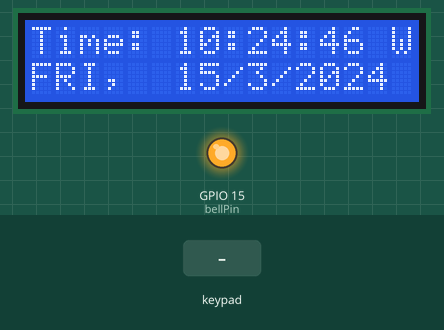
Recording of a sketch running on a simulated ESP32. Parts: 16×2 character LCD, output pins drawn as LEDs (lit = HIGH). The inputs (shaded band) are chosen by the test bench. WiFi joins after 1.5 s; servers stay silent unless stated; the local clock reads 2024-03-15 10:24:30 at power-on unless the sketch sets it; EEPROM starts erased; what the sketch prints to the serial monitor is not drawn.

Above: at 16.7 s.
16.8 s: keypad keys 1 3 1 2 1 4 2 7 * pressed 0.4 s apart
At 16.95 s:
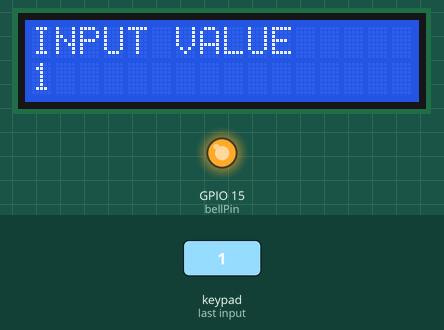
21.9 s: key 'A' pressed
At 23.2 s:
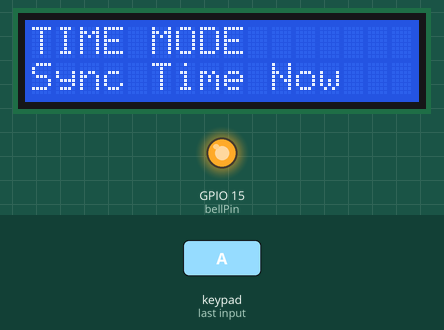
23.5 s: key '#' pressed
At 24.0 s:
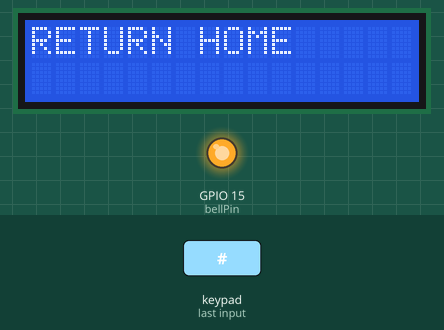
25.8 s: key 'B' pressed
At 26.7 s:
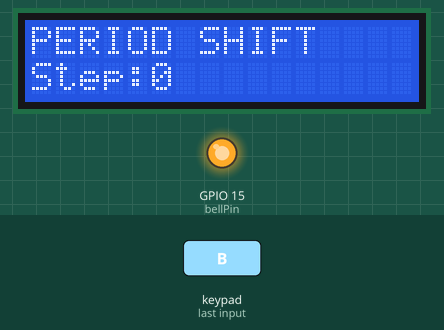
27.4 s: keypad keys 1 3 1 2 1 4 2 7 # pressed 0.4 s apart
At 29.5 s:
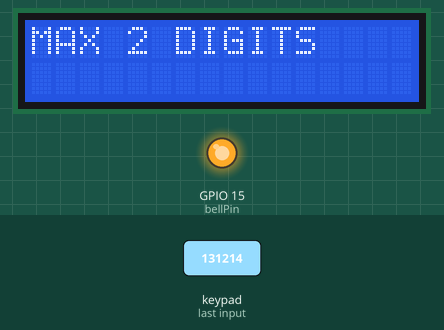
32.5 s: key 'C' pressed
At 33.2 s:
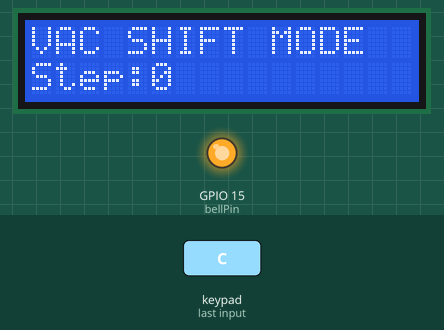
Timing chart, 0 to 35.0 s (numbered marks = the images above; inputs shaded):
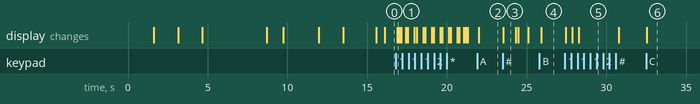

The sketch:

mhbell.ino
```cpp
#include <WiFi.h>
#include <EEPROM.h>
#include <Keypad.h>
#include <LiquidCrystal_I2C.h>
#include <time.h>

const char* ssid = "kazungu";
const char* password = "kazungu@29";

const char* ntpServer = "pool.ntp.org";
const long gmtOffset_sec = 2 * 3600;
const int daylightOffset_sec = 0;

int seconds = 0;
int hours = 0;
int month = 0;
int minute = 0;
int date = 0;
int year = 0;
int dayOfTheWeek = 0;

int bellPin = 15;
byte rows = 4;
byte cols = 4;
byte rowPins[4] = { 13, 12, 14, 27 };
byte colPins[4] = { 26, 5, 18, 19 };

char KEY[4][4] = {
  { '1', '2', '3', 'A' },
  { '4', '5', '6', 'B' },
  { '7', '8', '9', 'C' },
                                                                       { '*', '0', '#', 'D' }
};

Keypad keys(makeKeymap(KEY), rowPins, colPins, rows, cols);
LiquidCrystal_I2C lcd(0x27, 16, 2);

byte currentMode = 0;
byte periodStep = 0;
byte vacancyStep = 0;

byte periodHours[25] = {5,6,7, 7, 8, 8, 9, 10, 10, 11, 11, 12, 13, 14, 14, 15, 15, 16,17,18 ,20};
byte periodMin[25] = { 0,55,0,50, 10, 50, 30, 10, 25, 5, 55, 25, 30, 10, 50, 30, 40, 20,0,30 ,30};

byte publicHolidayMonth[19] = { 1, 1, 2, 2, 3, 4, 4, 4, 5, 5, 7, 7, 7, 8, 8, 8, 12, 12, 12 };
byte publicHolidayDate[19] = { 1, 2, 1, 2, 20, 3, 6, 7, 1, 27, 1, 4, 6, 7, 15, 17, 25, 26, 28 };
byte weekEndHours[2] = {  };
byte weekEndMin[2] = {  };

byte vacancyMonthPeriod[2] = { 1, 4 };
byte vacancyDatePeriod[2] = { 19, 15 };

bool termActive;
String inputText = "";

#define EEPROM_SIZE 512
#define ADDR_FLAG 0
#define ADDR_PERIOD_HOUR 10
#define ADDR_PERIOD_MIN 40
#define ADDR_VAC_MONTH 80
#define ADDR_VAC_DATE 90

bool beOn = true;
long timeT = 0;
int i = 5;

// WiFi management variables
unsigned long lastWiFiCheck = 0;
const unsigned long WiFi_CHECK_INTERVAL = 30000;
bool timeSynced = false;
int wifiReconnectCount = 0;

String today[7] = { "SUN", "MON", "TUE", "WED", "THUR", "FRI", "SAT" };

void printBoth(String l1, String l2 = "") {
  lcd.clear();
  lcd.setCursor(0, 0);
  lcd.print(l1.substring(0, 16));
  lcd.setCursor(0, 1);
  lcd.print(l2.substring(0, 16));
  Serial.println(l1 + " " + l2);
}

void loadEEPROM() {
  byte flag = EEPROM.read(ADDR_FLAG);
  if (flag == 55) {
    EEPROM.get(ADDR_PERIOD_HOUR, periodHours);
    EEPROM.get(ADDR_PERIOD_MIN, periodMin);
    EEPROM.get(ADDR_VAC_MONTH, vacancyMonthPeriod);
    EEPROM.get(ADDR_VAC_DATE, vacancyDatePeriod);
  } else {
    EEPROM.write(ADDR_FLAG, 55);
    EEPROM.put(ADDR_PERIOD_HOUR, periodHours);
    EEPROM.put(ADDR_PERIOD_MIN, periodMin);
    EEPROM.put(ADDR_VAC_MONTH, vacancyMonthPeriod);
    EEPROM.put(ADDR_VAC_DATE, vacancyDatePeriod);
    EEPROM.commit();
  }
}

void showTime() {
  lcd.setCursor(0, 1);
  lcd.print(today[dayOfTheWeek]);
  lcd.print(",  ");
  lcd.print(date);
  lcd.print("/");
  lcd.print(month);
  lcd.print("/");
  lcd.print(year);

  Serial.print("Date: ");
  Serial.print(date);
  Serial.print("/");
  Serial.print(month);
  Serial.print("/");
  Serial.print(year);
  Serial.print("\n");

  lcd.setCursor(0, 0);
  lcd.print("Time: ");
  if (hours < 10) lcd.print("0");
  lcd.print(hours);
  lcd.print(":");
  if (minute < 10) lcd.print("0");
  lcd.print(minute);
  lcd.print(":");
  if (seconds < 10) lcd.print("0");
  lcd.print(seconds);

  // Show WiFi status
  lcd.setCursor(15, 0);
  if (WiFi.status() == WL_CONNECTED) {
    lcd.print("W");
  } else {
    lcd.print("X");
  }
}

bool connectToWiFi() {
  Serial.println("\nAttempting to connect to WiFi...");
  Serial.print("SSID: ");
  Serial.println(ssid);

  // Disconnect from previous connection
  WiFi.disconnect(true);
  delay(100);

  // Set WiFi to station mode
  WiFi.mode(WIFI_STA);
  delay(100);

  // Begin connection
  WiFi.begin(ssid, password);

  // Wait for connection with timeout
  int attempts = 0;
  int maxAttempts = 40; // 20 second timeout

  while (WiFi.status() != WL_CONNECTED && attempts < maxAttempts) {
    delay(500);
    attempts++;
    Serial.print(".");

    // Show progress on LCD
    if (attempts % 4 == 0) {
      lcd.setCursor(12, 1);
      lcd.print(String(attempts / 2) + "s");
    }
  }

  Serial.println();

  if (WiFi.status() == WL_CONNECTED) {
    Serial.println("WiFi connected successfully!");
    Serial.print("IP address: ");
    Serial.println(WiFi.localIP());
    Serial.print("Signal strength: ");
    Serial.print(WiFi.RSSI());
    Serial.println(" dBm");

    wifiReconnectCount = 0;
    return true;
  } else {
    Serial.println("WiFi connection failed!");
    Serial.print("Error code: ");
    Serial.println(WiFi.status());
    return false;
  }
}

bool syncTime() {
  if (WiFi.status() != WL_CONNECTED) {
    Serial.println("Cannot sync time: WiFi not connected");
    return false;
  }

  Serial.println("Syncing time with NTP server...");
  configTime(gmtOffset_sec, daylightOffset_sec, ntpServer);

  // Wait for time sync with timeout
  int attempts = 0;
  struct tm timeinfo;

  while (!getLocalTime(&timeinfo) && attempts < 15) {
    delay(1000);
    attempts++;
    Serial.print(".");
  }

  Serial.println();

  if (getLocalTime(&timeinfo)) {
    seconds = timeinfo.tm_sec;
    hours = timeinfo.tm_hour;
    month = 1 + timeinfo.tm_mon;
    minute = timeinfo.tm_min;
    date = timeinfo.tm_mday;
    year = 1900 + timeinfo.tm_year;
    dayOfTheWeek = timeinfo.tm_wday;

    timeSynced = true;
    Serial.println("Time synced successfully!");
    Serial.printf("Current time: %04d-%02d-%02d %02d:%02d:%02d\n",
                  year, month, date, hours, minute, seconds);
    return true;
  } else {
    Serial.println("Time sync failed!");
    return false;
  }
}

void checkWiFiAndTime() {
  unsigned long currentMillis = millis();

  // Check WiFi connection periodically
  if (currentMillis - lastWiFiCheck > WiFi_CHECK_INTERVAL) {
    lastWiFiCheck = currentMillis;

    if (WiFi.status() != WL_CONNECTED) {
      Serial.println("\nWiFi disconnected! Attempting reconnect...");
      printBoth("WiFi Lost", "Reconnecting...");

      if (connectToWiFi()) {
        printBoth("WiFi OK", WiFi.localIP().toString());
        delay(1000);
        syncTime(); // Resync time after reconnection
      } else {
        wifiReconnectCount++;
        printBoth("WiFi Failed", "Retry " + String(wifiReconnectCount));
      }
      lcd.clear();
    }
  }
}

void checkTerm() {
  if (month == vacancyMonthPeriod[0] && date >= vacancyDatePeriod[0]) {
    termActive = true;
    EEPROM.put(15, termActive);
    EEPROM.commit();
  }
  if (month == vacancyMonthPeriod[1] && date >= vacancyDatePeriod[1]) {
    termActive = false;
    EEPROM.put(15, termActive);
    EEPROM.commit();
  }
}

void checkBell() {
  EEPROM.get(ADDR_VAC_MONTH, vacancyMonthPeriod);
  EEPROM.get(ADDR_VAC_DATE, vacancyDatePeriod);

  if (dayOfTheWeek == 0 || dayOfTheWeek == 6) {
    for (int i = 0; i < 2; i++) {
      if (hours == weekEndHours[i] && minute == weekEndMin[i] && seconds == 0) {
        printBoth("*** BELL RING ***", "  Period " + String(i + 1));
        digitalWrite(bellPin, LOW);  // FIXED: LOW activates relay
        delay(15000);
        digitalWrite(bellPin, HIGH); // FIXED: HIGH deactivates relay
        lcd.clear();
        break;
      }
    }
  } else if (dayOfTheWeek != 0 && dayOfTheWeek != 6) {
    for (int i = 0; i < 19; i++) {
      if (month == publicHolidayMonth[i] && date == publicHolidayDate[i]) {
        return;
      }
    }
    if (termActive == true) {
      for (int i = 0; i < 25; i++) {
        if (hours == periodHours[i] && minute == periodMin[i] && seconds == 0) {
          printBoth("*** BELL RING ***", "  Period " + String(i + 1));
          digitalWrite(bellPin, LOW);  // FIXED: LOW activates relay
          delay(15000);
          digitalWrite(bellPin, HIGH); // FIXED: HIGH deactivates relay
          lcd.clear();
          break;
        }
      }
    }
  }
}

void handleKeypad() {
  char key = keys.getKey();
  if (!key) return;

  if (vacancyStep < 0) vacancyStep = 0;
  if (periodStep < 0) periodStep = 0;

  if (key == '*') {
    vacancyStep--;
    periodStep--;
    inputText = "";
    printBoth("INPUT CLEARED", "");
    return;
  }

  if (key == 'A') {
    currentMode = 1;
    inputText = "";
    printBoth("TIME MODE", "Sync Time Now");
    if (WiFi.status() == WL_CONNECTED) {
      syncTime();
    } else {
      printBoth("WiFi Needed", "Connect First");
      delay(1000);
    }
    return;
  }

  if (key == 'B') {
    currentMode = 2;
    periodStep++;
    if (periodStep > 50) periodStep = 1;
    inputText = "";
    printBoth("PERIOD SHIFT", "Step:" + String(periodStep));
    return;
  }

  if (key == 'C') {
    currentMode = 3;
    vacancyStep++;
    if (vacancyStep > 4) vacancyStep = 1;
    inputText = "";
    printBoth("VAC SHIFT MODE", "Step:" + String(vacancyStep));
    return;
  }

  if (key == '#') {
    if (inputText.length() == 0) {
      currentMode = 0;
      printBoth("RETURN HOME", "");
      delay(800);
      lcd.clear();
      return;
    }

    int value = inputText.toInt();

    if (currentMode == 2) {
      if (periodStep % 2 == 1) {
        int index = (periodStep - 1) / 2;
        periodHours[index] = value;
        EEPROM.put(ADDR_PERIOD_HOUR, periodHours);
        EEPROM.commit();
        printBoth("HOUR SAVED", "P" + String(index + 1));
        lcd.print(" " + String(periodHours[index]) + ":" + String(periodMin[index]));
      } else {
        int index = (periodStep - 2) / 2;
        periodMin[index] = value;
        EEPROM.put(ADDR_PERIOD_MIN, periodMin);
        EEPROM.commit();
        printBoth("MIN SAVED", "P" + String(index + 1));
        lcd.print(" " + String(periodHours[index]) + ":" + String(periodMin[index]));
      }
    }

    if (currentMode == 3) {
      if (vacancyStep == 1) vacancyMonthPeriod[0] = value;
      else if (vacancyStep == 2) vacancyDatePeriod[0] = value;
      else if (vacancyStep == 3) vacancyMonthPeriod[1] = value;
      else if (vacancyStep == 4) vacancyDatePeriod[1] = value;

      EEPROM.put(ADDR_VAC_MONTH, vacancyMonthPeriod);
      EEPROM.put(ADDR_VAC_DATE, vacancyDatePeriod);
      EEPROM.commit();
      lcd.print(" " + String(vacancyMonthPeriod[0]) + "/" + String(vacancyDatePeriod[0]));
      lcd.print(" " + String(vacancyMonthPeriod[1]) + "/" + String(vacancyDatePeriod[1]));
      delay(1000);
    }

    inputText = "";
    return;
  }

  if (isDigit(key)) {
    if (inputText.length() < 2) {
      inputText += key;
      printBoth("INPUT VALUE", inputText);
    } else {
      printBoth("MAX 2 DIGITS", "");
    }
  }
}

void setup() {
  Serial.begin(115200);
  Serial.println("\n\n=== SCHOOL BELL SYSTEM STARTING ===");

  // Initialize LCD
  lcd.init();
  lcd.backlight();
  lcd.clear();

  // Initialize EEPROM
  EEPROM.begin(512);

  // Show startup screens
  printBoth("  System Ready", "");
  delay(1500);
  printBoth(" WELCOME TO", "LYCEE DE MUHURA");
  delay(1500);
  printBoth("       CSA", " School BELL");
  delay(1500);

  // Initialize bell pin
  pinMode(bellPin, OUTPUT);
  digitalWrite(bellPin, HIGH); // Start with relay OFF (HIGH for active LOW relay)

  // Test relay (optional - remove if not needed)
  Serial.println("Testing Relay...");
  printBoth("Testing Relay", "Please wait...");
  delay(1000);
  digitalWrite(bellPin, HIGH);  // Activate relay
  Serial.println("Relay should be ON now");
  delay(2000);
  digitalWrite(bellPin, HIGH); // Deactivate relay
  Serial.println("Relay should be OFF now");
  delay(1000);
  printBoth("Relay Test Done", "System Ready");
  delay(1000);

  // Load settings from EEPROM
  EEPROM.get(15, termActive);
  loadEEPROM();

  // Connect to WiFi
  printBoth("WiFi Connecting", ssid);
  delay(500);

  if (connectToWiFi()) {
    printBoth("WiFi Connected", WiFi.localIP().toString());
    delay(1500);

    // Sync time
    printBoth("Syncing Time", "Please wait...");
    if (syncTime()) {
      printBoth("Time Synced", "System Ready");
    } else {
      printBoth("Time Sync Failed", "Using Default");
    }
  } else {
    printBoth("WiFi Failed", "Manual Mode");
    // Set default time
    hours = 8;
    minute = 0;
    seconds = 0;
    date = 1;
    month = 1;
    year = 2024;
    dayOfTheWeek = 1;
  }

  delay(2000);
  lcd.clear();

  // Print period schedule to serial
  Serial.println("\n--- Period Schedule ---");
  for (int i = 0; i < 15; i++) {
    Serial.print("Period " + String(i + 1) + ": " + String(periodHours[i]) + ":" + String(periodMin[i]) + "\n");
  }
  Serial.println("------------------------\n");
}

void loop() {
  // Check and maintain WiFi connection
  checkWiFiAndTime();

  // Get current time if WiFi is connected
  if (WiFi.status() == WL_CONNECTED) {
    struct tm timeinfo;
    if (getLocalTime(&timeinfo)) {
      seconds = timeinfo.tm_sec;
      hours = timeinfo.tm_hour;
      month = 1 + timeinfo.tm_mon;
      minute = timeinfo.tm_min;
      date = timeinfo.tm_mday;
      year = 1900 + timeinfo.tm_year;
      dayOfTheWeek = timeinfo.tm_wday;
      timeSynced = true;
    }
  }

  // Debug output every minute
  static int lastMinute = -1;
  if (minute != lastMinute) {
    lastMinute = minute;
    Serial.print("Time: ");
    Serial.print(hours);
    Serial.print(":");
    Serial.print(minute);
    Serial.print(":");
    Serial.print(seconds);
    Serial.print(" | Date: ");
    Serial.print(date);
    Serial.print("/");
    Serial.print(month);
    Serial.print("/");
    Serial.print(year);
    Serial.print(" | WiFi: ");
    Serial.println(WiFi.status() == WL_CONNECTED ? "Connected" : "Disconnected");
  }

  checkTerm();
  checkBell();

  if (currentMode == 0) {
    showTime();
  }

  handleKeypad();

  delay(100);
}
```

Measured:
- after the input at 16.8 s, the display: changes after 0.09 s (image 1)
- after the input at 21.9 s, the display: changes after 0.11 s (image 2)
- after the input at 23.5 s, the display: changes at once (image 3)
- after the input at 25.8 s, the display: changes after 0.12 s (image 4)
- after the input at 27.4 s, the display: first changes after 0.05 s (image 5 shows a later state)
- after the input at 32.5 s, the display: changes at once (image 6)
- what the display in image 3 shows lasts 0.8 s, from 23.5 s to 24.3 s
